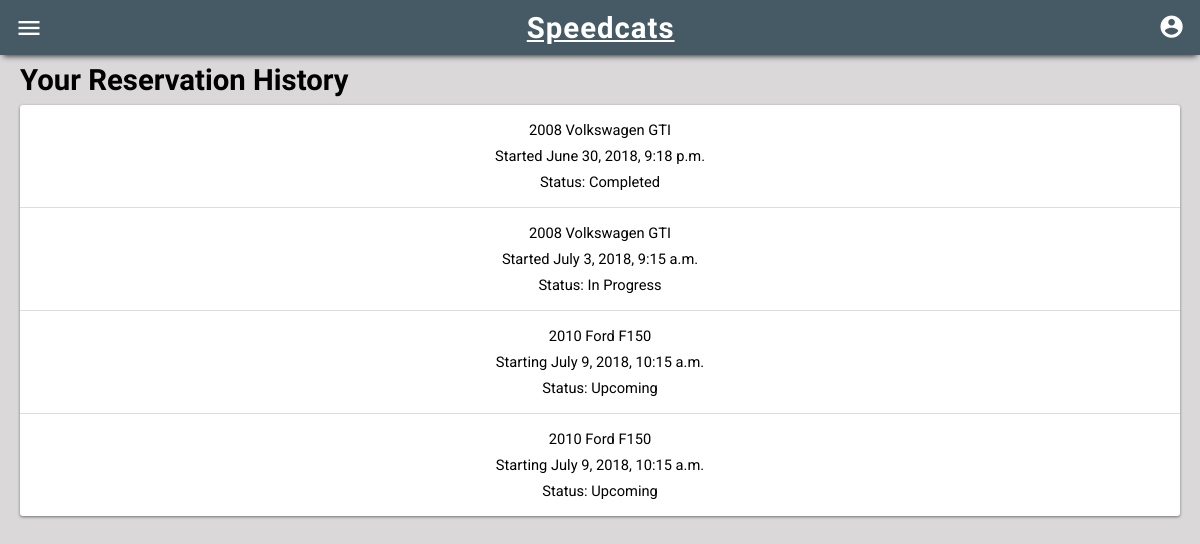
The page /inventory/history/ (signed in) on the database as committed earlier.
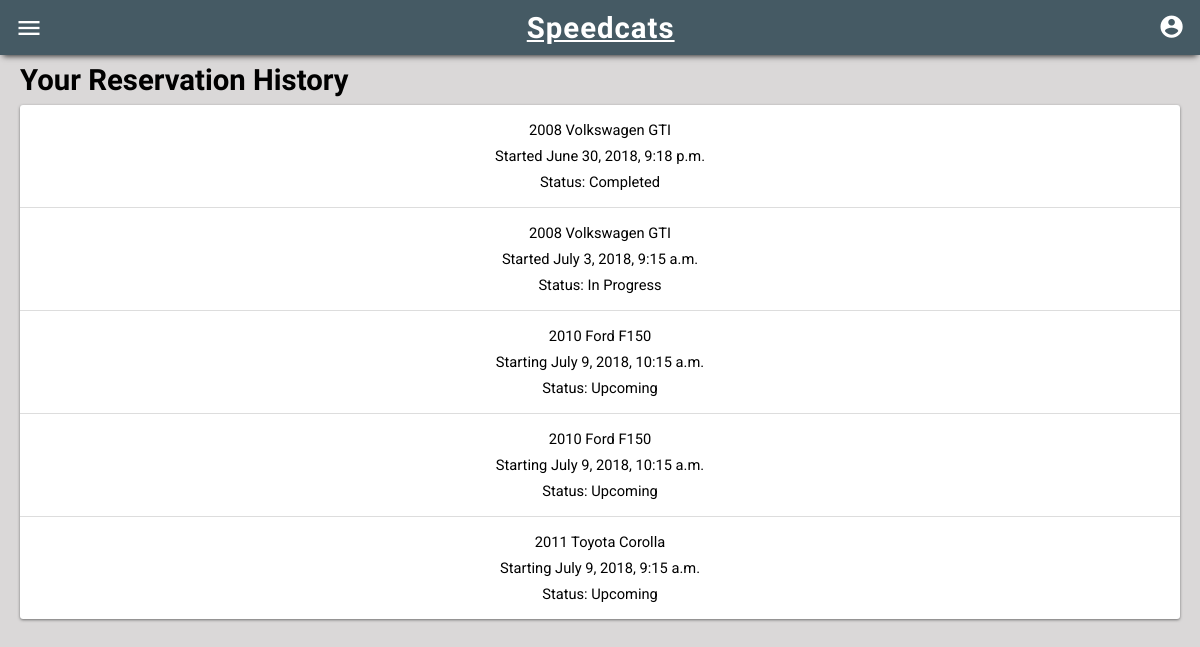
The same page on the database as committed later.
### inventory/models.py (models this page shows, shortened)
class Reservation(models.Model):
	user = models.ForeignKey(settings.AUTH_USER_MODEL, on_delete=models.CASCADE, related_name="reservations")
	vehicle = models.ForeignKey(Vehicle, on_delete=models.CASCADE)
	pick_up_time = models.DateTimeField(blank=False, null=False)
	pick_up_location = models.ForeignKey(Store, on_delete=models.CASCADE, related_name='pick_up_store')
	drop_off_time = models.DateTimeField(blank=False, null=False)
	drop_off_location = models.ForeignKey(Store, on_delete=models.CASCADE, related_name='drop_off_store')
	miles_driven = models.IntegerField(null=True, blank=True)
	@property
	def status(self):
		pick_up_time = self.format_pick_up_time()
		drop_off_time = self.format_drop_off_time()
		now = datetime.datetime.now()
		if pick_up_time > now:
			return 'Upcoming'
		elif drop_off_time > now:
			return 'In Progress'
		elif now > drop_off_time:
			return 'Completed'
	def format_pick_up_time(self):
		year = int(str(self.pick_up_time)[:4])
		month = int(str(self.pick_up_time)[5:7])
		day = int(str(self.pick_up_time)[8:10])
		hour = int(str(self.pick_up_time)[11:13])
		minute = int(str(self.pick_up_time)[14:16])
		time = datetime.datetime(year, month, day, hour, minute)
		return time
	def format_drop_off_time(self):
		year = int(str(self.drop_off_time)[:4])
		month = int(str(self.drop_off_time)[5:7])
		day = int(str(self.drop_off_time)[8:10])
		hour = int(str(self.drop_off_time)[11:13])
		minute = int(str(self.drop_off_time)[14:16])
		time = datetime.datetime(year, month, day, hour, minute)
		return time

class Vehicle(models.Model):
	status_choices = (
		('m', 'Maintenance'),
		('l', 'Loaned'),
		('a', 'Available'),
		('r', 'Reserved'),
	)
	vehicle_type_choices = (
		('c', 'Car'),
		('s', 'SUV'),
		('t', 'Truck'),
	)
	VIN = models.CharField(max_length=17)
	store = models.ForeignKey(Store, on_delete=models.CASCADE)
	year = models.IntegerField()
	make = models.CharField(max_length=30)
	model = models.CharField(max_length=30)
	color = models.CharField(max_length=10)
	mileage = models.IntegerField()
	image = models.ImageField(upload_to="vehicle_photos", blank=True)
	description = models.CharField(max_length=800, default="")
	price = models.DecimalField(max_digits=8, decimal_places=2, default=85.99)
	status = models.CharField(
		max_length=1,
		choices=status_choices,
		default='a',
	)
	vehicle_type = models.CharField(
		max_length=1,
		choices=vehicle_type_choices,
		default='c',
	)
	def __str__(self):
		return str(self.year) + ' ' + self.make + ' ' + self.model

### inventory/views.py (the view)
# urls.py: path('history/', views.history, name="history"),
@login_required
def history(request):
	user = request.user
	reservations = Reservation.objects.filter(user=user)
	context = {
		"reservations":reservations
	}
	return render(request, 'inventory/history.html', context)

### inventory/templates/inventory/history.html
{% extends "base_generic.html" %}
{% block content %}
    <h2 class="header">Your Reservation History</h2>
    <ul id="reservationlist">
        {% for reservation in reservations %}
        <div>
            <a href="{% url 'inventory:reservation' reservation.id %}">
            <p class="reservationtime">{{ reservation.vehicle }}</p>
            {% if reservation.status == "Upcoming" %}
                <p class="reservationtime">Starting {{ reservation.pick_up_time }}</p>
            {% endif %}
            {% if reservation.status != "Upcoming" %}
                <p class="reservationtime">Started {{ reservation.pick_up_time }}</p>
            {% endif %}
            <p class="reservationtime">Status: {{ reservation.status }}</p>
            </a>
        </div>
        {% empty %}
        <div>
            <p>You haven't made a reservation yet.</p>
        </div>
        {% endfor %}
    </ul>
{% endblock %}

Rows that differ between the two databases and show on the page:
added Reservation: vehicle "2011 Toyota Corolla", pick_up_time "July 9, 2018, 9:15 a.m.", status "Upcoming"
